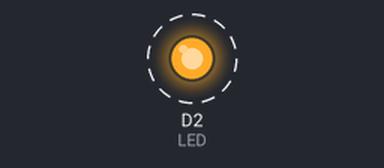
A sketch run on a simulated ESP8266 (NodeMCU). Shown: output pins drawn as LEDs (lit = HIGH). Dashed ring = blinking.

Above: at 0.5 s.
Timing chart, 0 to 4.6 s (numbered marks = the images above):
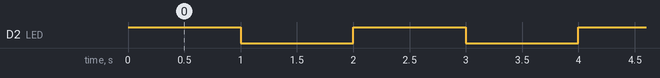

The sketch:

Function.ino
```cpp
int LED = D2;


void setup() {
  // put your setup code here, to run once:
  pinMode(LED, OUTPUT);

}

void flashLED(){
  digitalWrite(LED,HIGH);
  delay(1000);
  digitalWrite(LED,LOW);
  delay(1000);
  }
void loop() {
  // put your main code here, to run repeatedly:
  flashLED();
}
```

Measured:
- by itself, D2 (LED): alternates HIGH for 1.0 s and LOW for 1.0 s
